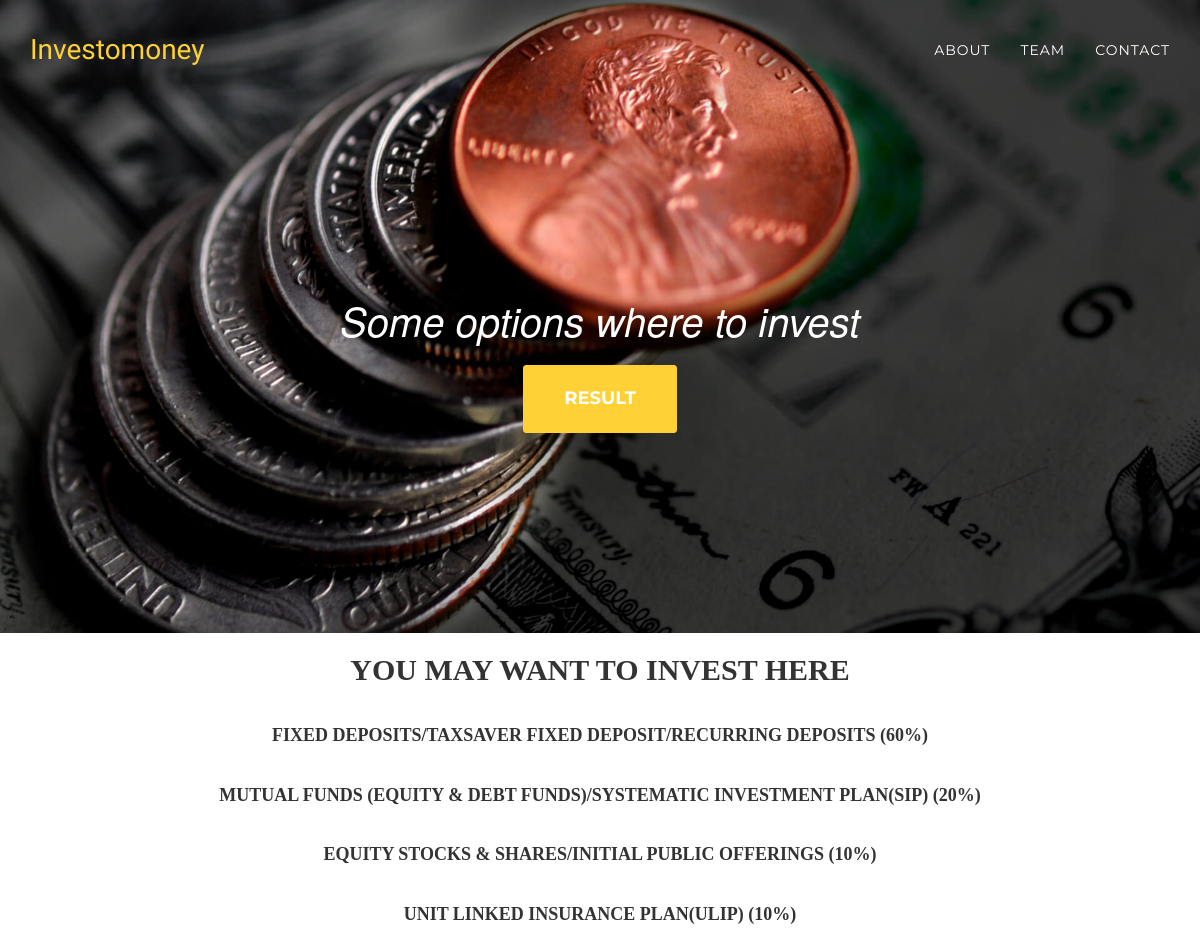
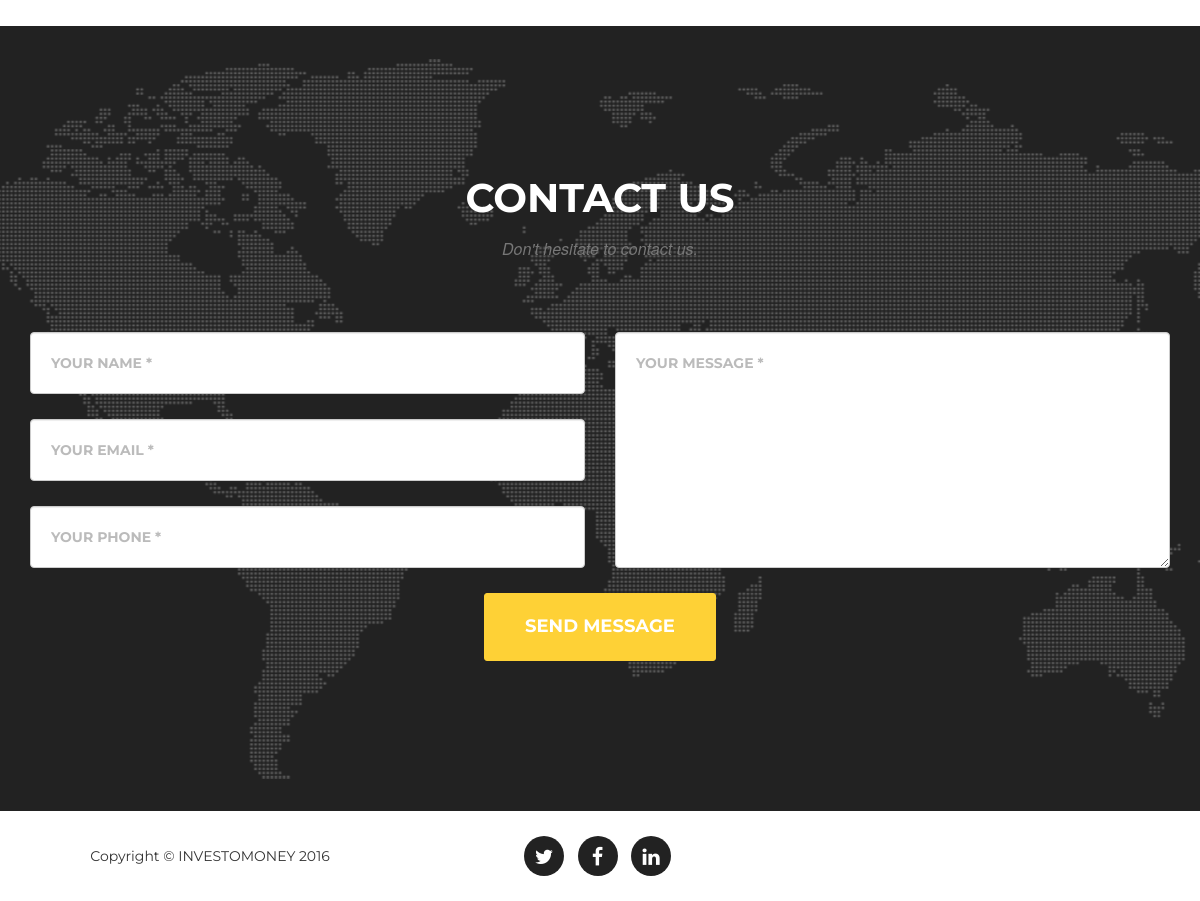
Screenshot of /ress.php with the database file from the repository (2 pictures, top to bottom).
### tables this page shows
CREATE TABLE IF NOT EXISTS `result` (
  `id` int(3) NOT NULL,
  `result` varchar(200) NOT NULL,
  `percent` varchar(4) NOT NULL,
  PRIMARY KEY (`id`)
);

### ress.php (the view, shortened to what this page needs)
<!DOCTYPE html>
<html lang="en">
<head>
    <link href="css/bootstrap.min.css" rel="stylesheet">
    <link href="css/agency.css" rel="stylesheet">
    <link href="css/search.css" rel="stylesheet">
    <link href="font-awesome/css/font-awesome.min.css" rel="stylesheet" type="text/css">
</head>
<body id="page-top" class="index">
    <nav class="navbar navbar-default navbar-fixed-top">
        <div class="container">
            <div class="navbar-header page-scroll">
                <a class="navbar-brand page-scroll" href="index.html#page-top">Investomoney</a>
            </div>
            <div class="collapse navbar-collapse" id="bs-example-navbar-collapse-1">
                <ul class="nav navbar-nav navbar-right">
                    <li>
                        <a class="page-scroll" href="index.html#about">About</a>
                    </li>
                    <li>
                        <a class="page-scroll" href="index.html#team">Team</a>
                    </li>
                    <li>
                        <a class="page-scroll" href="#contact">Contact</a>
                    </li>
                </ul>
            </div>
        </div>
    </nav>
    <header>
        <div class="container">
            <div class="intro-text">
                <div class="intro-lead-in">Some options where to invest</div>
                <a href="#result" class="page-scroll btn btn-xl">Result</a>
            </div>
        </div>
    </header>
<div id="result">
<?php
include('db_con.php');
$id=$_POST['res'];
$uans=array();
				$uans_final=implode($uans,' ');
				$get=explode(" ", $uans_final);
				$options= "a b c";
				$op=explode(" ",$options);
$result='';
$final=" ";
if($id==1)
{
		if((strcmp($get[2],$op[0])==0))
		{
					if((strcmp($get[0],$op[0])==0) && (strcmp($get[1],$op[0])==0))
				 		{
				 			$result=$result."2";
							$result=$result." 24";
							$result=$result." 42";
							$result=$result." 72";
							$final=explode(" ", $result);
				 		}
				 	elseif ((strcmp($get[0],$op[0])==0) && (strcmp($get[1],$op[1])==0))
				 		{
				 			$result=$result."3";
							$result=$result." 23";
							$result=$result." 42";
							$result=$result." 81";
							$result=$result." 91";
							$final=explode(" ", $result);
 						}
					elseif ((strcmp($get[0],$op[0])==0) && (strcmp($get[1],$op[2])==0))
				 		{
				 			$result=$result."4";
							$result=$result." 22";
							$result=$result." 41";
							$result=$result." 81";
							$result=$result." 92";
							$final=explode(" ", $result);
 						}
					elseif ((strcmp($get[0],$op[1])==0) && (strcmp($get[1],$op[0])==0))
				 		{
				 			$result=$result."2";
							$result=$result." 23";
							$result=$result." 31";
							$result=$result." 42";
							$result=$result." 82";
							$final=explode(" ", $result);
 						}
					elseif ((strcmp($get[0],$op[1])==0) && (strcmp($get[1],$op[1])==0))
				 		{
				 			$result=$result."4";
							$result=$result." 22";
							$result=$result." 42";
							$result=$result." 81";
							$result=$result." 91";
							$final=explode(" ", $result);
 						}
					elseif ((strcmp($get[0],$op[1])==0) && (strcmp($get[1],$op[2])==0))
				 		{
				 			$result=$result."5";
							$result=$result." 21";
							$result=$result." 42";
							$result=$result." 81";
							$result=$result." 91";
							$final=explode(" ", $result);
 						}
					elseif ((strcmp($get[0],$op[2])==0) && (strcmp($get[1],$op[0])==0))
				 		{
				 			$result=$result."4";
							$result=$result." 22";
							$result=$result." 42";
							$result=$result." 81";
							$result=$result." 92";
							$final=explode(" ", $result);
						}
					elseif ((strcmp($get[0],$op[2])==0) && (strcmp($get[1],$op[1])==0))
				 		{
				 			$result=$result."5";
							$result=$result." 22";
							$result=$result." 42";
							$result=$result." 91";
							$final=explode(" ", $result);
 						}
			 	 	else
						{
							$result=$result."6";
							$result=$result." 22";
							$result=$result." 41";
							$result=$result." 91";
							$final=explode(" ", $result);
					 	}
		}
		elseif((strcmp($get[2],$op[1])==0))
		{
					if((strcmp($get[0],$op[0])==0) && (strcmp($get[1],$op[0])==0))
				 		{
				 			$result=$result."3";
							$result=$result." 24";
							$result=$result." 42";
							$result=$result." 71";
							$final=explode(" ", $result);
				 		}
				 	elseif ((strcmp($get[0],$op[0])==0) && (strcmp($get[1],$op[1])==0))
				 		{
				 			$result=$result."3";
							$result=$result." 33";
							$result=$result." 42";
							$result=$result." 71";
							$result=$result." 81";
							$final=explode(" ", $result);
 						}
					elseif ((strcmp($get[0],$op[0])==0) && (strcmp($get[1],$op[2])==0))
				 		{
				 			$result=$result."4";
							$result=$result." 23";
							$result=$result." 42";
							$result=$result." 81";
							$final=explode(" ", $result);
 						}
					elseif ((strcmp($get[0],$op[1])==0) && (strcmp($get[1],$op[0])==0))
				 		{
				 			$result=$result."3";
							$result=$result." 23";
							$result=$result." 42";
							$result=$result." 51";
							$result=$result." 81";
							$final=explode(" ", $result);
 						}
					elseif ((strcmp($get[0],$op[1])==0) && (strcmp($get[1],$op[1])==0))
				 		{
				 			$result=$result."4";
							$result=$result." 22";
							$result=$result." 42";
							$result=$result." 81";
							$result=$result." 91";
							$final=explode(" ", $result);
 						}
					elseif ((strcmp($get[0],$op[1])==0) && (strcmp($get[1],$op[2])==0))
				 		{
				 			$result=$result."4";
							$result=$result." 23";
							$result=$result." 41";
							$result=$result." 51";
							$result=$result." 81";
							$final=explode(" ", $result);
 						}
					elseif ((strcmp($get[0],$op[2])==0) && (strcmp($get[1],$op[0])==0))
				 		{
				 			$result=$result."4";
							$result=$result." 21";
							$result=$result." 42";
							$result=$result." 52";
							$result=$result." 91";
							$final=explode(" ", $result);
 						}
					elseif ((strcmp($get[0],$op[2])==0) && (strcmp($get[1],$op[1])==0))
				 		{
				 			$result=$result."4";
							$result=$result." 22";
							$result=$result." 41";
							$result=$result." 51";
							$result=$result." 91";
							$final=explode(" ", $result);
 						}
			 	 	else
						{
							$result=$result."6";
							$result=$result." 21";
							$result=$result." 41";
							$result=$result." 51";
							$result=$result." 91";
							$final=explode(" ", $result);
					 	}
		}
		else
		{
					if((strcmp($get[0],$op[0])==0) && (strcmp($get[1],$op[0])==0))
				 		{
				 			$result=$result."6";
							$result=$result." 33";
							$result=$result." 71";
							$final=explode(" ", $result);
				 		}
				 	elseif ((strcmp($get[0],$op[0])==0) && (strcmp($get[1],$op[1])==0))
				 		{
				 			$result=$result."5";
							$result=$result." 32";
							$result=$result." 61";
							$result=$result." 81";
							$final=explode(" ", $result);
 						}
					elseif ((strcmp($get[0],$op[0])==0) && (strcmp($get[1],$op[2])==0))
				 		{
				 			$result=$result."5";
							$result=$result." 32";
							$result=$result." 62";
							$result=$result." 81";
							$final=explode(" ", $result);
 						}
					elseif ((strcmp($get[0],$op[1])==0) && (strcmp($get[1],$op[0])==0))
				 		{
				 			$result=$result."3";
							$result=$result." 32";
							$result=$result." 42";
							$result=$result." 51";
							$result=$result." 61";
							$result=$result." 81";
							$final=explode(" ", $result);
 						}
					elseif ((strcmp($get[0],$op[1])==0) && (strcmp($get[1],$op[1])==0))
				 		{
				 			$result=$result."6";
							$result=$result." 31";
							$result=$result." 51";
							$result=$result." 61";
							$final=explode(" ", $result);
 						}
					elseif ((strcmp($get[0],$op[1])==0) && (strcmp($get[1],$op[2])==0))
				 		{
				 			$result=$result."5";
							$result=$result." 22";
							$result=$result." 61";
							$result=$result." 82";
							$final=explode(" ", $result);
 						}
					elseif ((strcmp($get[0],$op[2])==0) && (strcmp($get[1],$op[0])==0))
				 		{
				 			$result=$result."6";
							$result=$result." 22";
							$result=$result." 92";
							$final=explode(" ", $result);
 						}
					elseif ((strcmp($get[0],$op[2])==0) && (strcmp($get[1],$op[1])==0))
				 		{
				 			$result=$result."6";
							$result=$result." 21";
							$result=$result." 61";
							$result=$result." 92";
							$final=explode(" ", $result);
 						}
			 	 	else
						{
				 			$result=$result."6";
							$result=$result." 22";
							$result=$result." 92";
							$final=explode(" ", $result);
					 	}
		}
}
else
{
		if((strcmp($get[2],$op[0])==0))
		{
					if((strcmp($get[0],$op[0])==0) && (strcmp($get[1],$op[0])==0))
				 		{
				 			$result=$result."1";
							$result=$result." 22";
							$result=$result." 35";
							$result=$result." 41";
							$result=$result." 71";
							$final=explode(" ", $result);
				 		}
				 	elseif ((strcmp($get[0],$op[0])==0) && (strcmp($get[1],$op[1])==0))
				 		{
				 			$result=$result."3";
							$result=$result." 21";
							$result=$result." 33";
							$result=$result." 41";
							$result=$result." 61";
							$result=$result." 81";
							$final=explode(" ", $result);
 						}
					elseif ((strcmp($get[0],$op[0])==0) && (strcmp($get[1],$op[2])==0))
				 		{
							$result=$result."4";
							$result=$result." 21";
							$result=$result." 33";
							$result=$result." 61";
							$result=$result." 81";
							$final=explode(" ", $result);
 						}
					elseif ((strcmp($get[0],$op[1])==0) && (strcmp($get[1],$op[0])==0))
				 		{
				 			$result=$result."2";
							$result=$result." 22";
							$result=$result." 34";
							$result=$result." 41";
							$result=$result." 81";
							$final=explode(" ", $result);
 						}
					elseif ((strcmp($get[0],$op[1])==0) && (strcmp($get[1],$op[1])==0))
				 		{
				 			$result=$result."4";
							$result=$result." 21";
							$result=$result." 32";
							$result=$result." 41";
							$result=$result." 61";
							$result=$result." 81";
							$final=explode(" ", $result);
 						}
					elseif ((strcmp($get[0],$op[1])==0) && (strcmp($get[1],$op[2])==0))
				 		{
				 			$result=$result."4";
							$result=$result." 21";
							$result=$result." 31";
							$result=$result." 41";
							$result=$result." 61";
							$result=$result." 81";
							$result=$result." 91";
							$final=explode(" ", $result);
 						}
					elseif ((strcmp($get[0],$op[2])==0) && (strcmp($get[1],$op[0])==0))
				 		{
				 			$result=$result."3";
							$result=$result." 22";
							$result=$result." 31";
							$result=$result." 42";
							$result=$result." 61";
							$result=$result." 91";
							$final=explode(" ", $result);
 						}
					elseif ((strcmp($get[0],$op[2])==0) && (strcmp($get[1],$op[1])==0))
				 		{
				 			$result=$result."4";
							$result=$result." 22";
							$result=$result." 31";
							$result=$result." 41";
							$result=$result." 61";
							$result=$result." 91";
							$final=explode(" ", $result);
 						}
			 	 	else
						{
							$result=$result."5";
							$result=$result." 21";
							$result=$result." 31";
							$result=$result." 42";
							$result=$result." 91";
							$final=explode(" ", $result);
					 	}
		}
		else
		{
					if((strcmp($get[0],$op[0])==0) && (strcmp($get[1],$op[0])==0))
				 		{
				 			$result=$result."3";
							$result=$result." 35";
							$result=$result." 61";
							$result=$result." 71";
							$final=explode(" ", $result);
				 		}
				 	elseif ((strcmp($get[0],$op[0])==0) && (strcmp($get[1],$op[1])==0))
				 		{
				 			$result=$result."4";
							$result=$result." 34";
							$result=$result." 61";
							$result=$result." 81";
							$final=explode(" ", $result);
 						}
					elseif ((strcmp($get[0],$op[0])==0) && (strcmp($get[1],$op[2])==0))
				 		{
				 			$result=$result."5";
							$result=$result." 33";
							$result=$result." 61";
							$result=$result." 81";
							$final=explode(" ", $result);
 						}
					elseif ((strcmp($get[0],$op[1])==0) && (strcmp($get[1],$op[0])==0))
				 		{
				 			$result=$result."3";
							$result=$result." 34";
							$result=$result." 61";
							$result=$result." 82";
							$final=explode(" ", $result);
 						}
					elseif ((strcmp($get[0],$op[1])==0) && (strcmp($get[1],$op[1])==0))
				 		{
				 			$result=$result."5";
							$result=$result." 33";
							$result=$result." 61";
							$result=$result." 81";
							$final=explode(" ", $result);
 						}
					elseif ((strcmp($get[0],$op[1])==0) && (strcmp($get[1],$op[2])==0))
				 		{
				 			$result=$result."4";
							$result=$result." 33";
							$result=$result." 62";
							$result=$result." 81";
							$final=explode(" ", $result);
 						}
			 	 	else
						{
							$result=$result."6";
							$result=$result." 22";
							$result=$result." 31";
							$result=$result." 91";
							$final=explode(" ", $result);
					 	}
		}
}
echo "<center>";
echo "<h2 class='section-heading' style='font-family:Comic Sans MS;'>You may want to invest here</h3><br>";
foreach($final as $x=>$i)
	{
		$sql=mysqli_query($conn,"select * from result where id=$i");
		while($xyz=mysqli_fetch_array($sql))
		{
			echo "<h4 style='font-family:Comic Sans MS' class='section-subheading'>".$xyz['result']." (".$xyz['percent'].")</h4><br>";
		}
	}
echo "</center>";
?>
		</div>
    <section id="contact">
        <div class="container">
            <div class="row">
                <div class="col-lg-12 text-center">
                    <h2 class="section-heading">Contact Us</h2>
                    <h3 class="section-subheading text-muted">Don&#39t hesitate to contact us.</h3>
                </div>
            </div>
            <div class="row">
                <div class="col-lg-12">
                    <form name="sentMessage" id="contactForm" novalidate>
                        <div class="row">
                            <div class="col-md-6">
                                <div class="form-group">
                                    <input type="text" class="form-control" placeholder="Your Name *" id="name" name="name" required data-validation-required-message="Please enter your name.">
                                </div>
                                <div class="form-group">
                                    <input type="email" class="form-control" placeholder="Your Email *" id="email" name="email" required data-validation-required-message="Please enter your email address.">
                                </div>
                                <div class="form-group">
                                    <input type="tel" size="10" class="form-control" placeholder="Your Phone *" id="phone" name="phone" onblur="return IsMobileNumber('phone')" required data-validation-required-message="Please enter your phone number.">
                                </div>
                            </div>
                            <div class="col-md-6">
                                <div class="form-group">
                                    <textarea class="form-control" placeholder="Your Message *" id="message" name="message" required data-validation-required-message="Please enter a message."></textarea>
                                </div>
                            </div>
                            <div class="clearfix"></div>
                            <div class="col-lg-12 text-center">
                                <button type="submit" class="btn btn-xl">Send Message</button>
                            </div>
                        </div>
                    </form>
                </div>
            </div>
        </div>
    </section>
    <footer>
        <div class="container">
            <div class="row">
                <div class="col-md-4">
                    <span class="copyright">Copyright &copy; INVESTOMONEY 2016</span>
                </div>
                <div class="col-md-4">
                    <ul class="list-inline social-buttons">
                        <li><a href="https://twitter.com/riseintech9"><i class="fa fa-twitter"></i></a>
                        </li>
                        <li><a href="https://www.facebook.com/riseintechnology/"><i class="fa fa-facebook"></i></a>
                        </li>
                        <li><a href="https://www.linkedin.com/in/risein-tech-983494ab"><i class="fa fa-linkedin"></i></a>
                        </li>
                    </ul>
                </div>
            </div>
        </div>
    </footer>
</body>
</html>

### rows the page displays
result: result "FIXED DEPOSITS/TAXSAVER FIXED DEPOSIT/RECURRING DEPOSITS", percent "60%"
result: result "MUTUAL FUNDS (EQUITY & DEBT FUNDS)/SYSTEMATIC INVESTMENT PLAN(SIP)", percent "20%"
result: result "EQUITY STOCKS & SHARES/INITIAL PUBLIC OFFERINGS", percent "10%"
result: result "UNIT LINKED INSURANCE PLAN(ULIP)", percent "10%"
